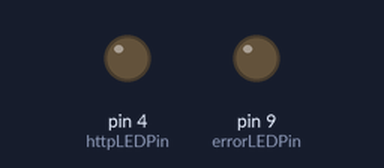
The sketch below on a simulated Arduino Uno, built for the host (arithmetic inside an expression is 32-bit, double 64-bit). Parts: output pins drawn as LEDs (lit = HIGH). WiFi joins after 1.5 s; servers stay silent unless stated; uploads are accepted with an empty reply; what the sketch prints to the serial monitor is not drawn. At 13.0 s the program stops and its outputs stay as they are.

Above: at 13.0 s.
Timing chart, 0 to 14.5 s (numbered marks = the images above):
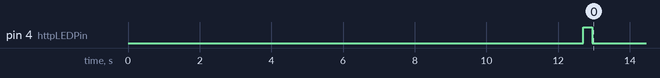

The sketch:

Step-2-Ethernet_Shield.ino
```cpp
#include <Ethernet.h>
/*--------Ethernet-------------------------*/
// the MAC - media access control (ethernet hardware) address for the Ethernet shield
byte mac[] = { 0x00, 0xAA, 0xBB, 0xCC, 0xDE, 0x02 };
char webServerIP[] = "10.100.102.4";
char webServerURL[] ="www.google.com";
String httpResponse;

// initialize the Ethernet client library
EthernetClient client;

const int httpLEDPin=4;       // LED indicator for http communication with the web server
const int errorLEDPin=9;      // LED indicator for any system error
/******************************************/
void setup()
{
/*----open serial communications and setup digital pins mode--------*/
  Serial.begin(9600);
  pinMode(errorLEDPin,OUTPUT);      // LED is an output pin
  pinMode(httpLEDPin,OUTPUT);      // LED is an output pin
  delay(1000);                      // providing the ethernet module boot up time
/*----start the ethernet connection with DHCP IP allocation-----*/
  if (Ethernet.begin(mac) == 0) {
    Serial.println("Failed to configure Ethernet using DHCP");
    digitalWrite(errorLEDPin, HIGH);
    // do nothing forevermore:
    while (true);
  }
/*----print the allocated IP address*/
 // print the Ethernet board/shield's IP address:
  Serial.print("My IP address: ");
  Serial.println(Ethernet.localIP());
  Serial.println("System is ready.");
  Serial.println("10 seconds delay...");
  delay(10000);
  httpRequest();
}
/******************************************/
void loop() {
/*--- reading the HTTP respone coming from the server------*/
  if (client.available()) {
    char c = client.read();
    Serial.print(c);
  }
/*-----if the server's disconnected, stop the client------*/
  if (!client. connected()) {
    Serial.println();
    Serial.println("disconnecting.");
    digitalWrite(httpLEDPin, LOW);     //Turn OFF http communication LED
    client.stop();
    // do nothing forevermore:
    while (true);
  }
}
/******************************************/
// this method makes a HTTP connection to the server:
void httpRequest()
{
/*---connect the "Arduino" as client to the web server---*/
  if (client.connect(webServerURL, 80)) {
     digitalWrite(httpLEDPin, HIGH);     //Turn ON http communication LED
/*---for debuging-----------------------*/
    Serial.println("connected");
    Serial.println("sending http request to web server...");
    Serial.println("GET /search?q=arduino HTTP/1.1");
    Serial.println("Host: www.google.com");
    Serial.println("Connection: close");
    Serial.println();
    Serial.println("******************************************");
/*---make a HTTP request----------------*/
    client.println("GET /search?q=arduino HTTP/1.1");
    client.println("Host: www.google.com");
    client.println("Connection: close");
    client.println();
  } else {
/*---if Arduino can't connect to the server----------*/
       Serial.println("--> connection failed\n");
        digitalWrite(errorLEDPin, HIGH);       // Turn ON Error LED
        while (true);
  }
}
//******************************************
//  END OF PROGRAM
//******************************************
```

Measured:
- by itself, pin 4 (httpLEDPin): HIGH → LOW at 13.0 s
